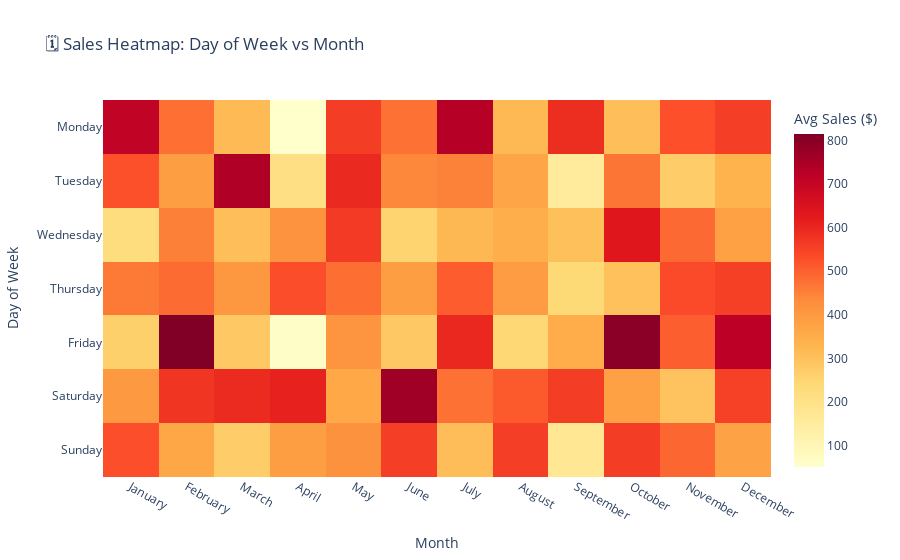

The cell this chart's notebook holds for it:
### Code cell
# Interactive Heatmap


# Create pivot table for heatmap
heatmap_df = df.pivot_table(
    values='Total Amount',
    index='DayName',
    columns='MonthName',
    aggfunc='mean'
)

# Reorder
day_order = ['Monday', 'Tuesday', 'Wednesday', 'Thursday', 'Friday', 'Saturday', 'Sunday']
month_order = ['January', 'February', 'March', 'April', 'May', 'June',
               'July', 'August', 'September', 'October', 'November', 'December']
existing_months = [m for m in month_order if m in heatmap_df.columns]
heatmap_df = heatmap_df.reindex(index=day_order, columns=existing_months)

fig_heatmap = px.imshow(
    heatmap_df,
    title='🗓️ Sales Heatmap: Day of Week vs Month',
    labels=dict(x="Month", y="Day of Week", color="Avg Sales ($)"),
    color_continuous_scale='YlOrRd',
    aspect='auto'
)

fig_heatmap.update_layout(
    template='plotly_white',
    height=400
)

fig_heatmap.show()

### Figure 1 — Plotly figure (JSON) as saved in the notebook; plotly's stock layout.template omitted (floating-point values rounded to 4 significant figures)
{"data": [{"coloraxis": "coloraxis", "hovertemplate": "Month: %{x}<br>Day of Week: %{y}<br>Avg Sales ($): %{z}<extra></extra>", "name": "0", "type": "heatmap", "x": ["January", "February", "March", "April", "May", "June", "July", "August", "September", "October", "November", "December"], "xaxis": "x", "y": ["Monday", "Tuesday", "Wednesday", "Thursday", "Friday", "Saturday", "Sunday"], "yaxis": "y", "z": [[709.7, 478.7, 318.9, 51, 559.7, 475, 729, 320, 587.8, 304.4, 526.2, 557.3], [525, 389.6, 737.8, 211.8, 595.7, 442.5, 450, 367.4, 158, 469.7, 272.7, 334.1], [224.3, 452.1, 306.8, 417.8, 564.3, 254.2, 322.5, 348.8, 302.5, 634.4, 487.7, 381], [462.5, 484.2, 405.6, 530.4, 480, 389.3, 507.1, 395.4, 238.9, 300.4, 535.3, 554.4], [264.5, 814.7, 282.3, 61, 415.8, 283.3, 598.4, 245, 351, 796.9, 503.5, 720], [400.8, 573.8, 593.1, 608.4, 362.7, 763, 474.6, 510, 560, 380, 296.7, 551.9], [528.2, 365, 271.7, 390.2, 419.2, 557.3, 309.4, 557.2, 176.7, 560.3, 490.6, 377]]}], "layout": {"autosize": true, "coloraxis": {"colorbar": {"title": {"text": "Avg Sales ($)"}}, "colorscale": [[0, "rgb(255,255,204)"], [0.125, "rgb(255,237,160)"], [0.25, "rgb(254,217,118)"], [0.375, "rgb(254,178,76)"], [0.5, "rgb(253,141,60)"], [0.625, "rgb(252,78,42)"], [0.75, "rgb(227,26,28)"], [0.875, "rgb(189,0,38)"], [1, "rgb(128,0,38)"]]}, "title": {"text": "🗓️ Sales Heatmap: Day of Week vs Month"}, "xaxis": {"anchor": "y", "autorange": true, "domain": [0, 1], "range": [-0.5, 11.5], "title": {"text": "Month"}, "type": "category"}, "yaxis": {"anchor": "x", "autorange": true, "domain": [0, 1], "range": [6.5, -0.5], "title": {"text": "Day of Week"}, "type": "category"}}}
